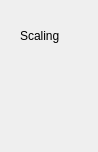
                                 <widget class="QWidget" name="TabLiquidRescale">
                                  <property name="geometry">
                                   <rect>
                                    <x>0</x>
                                    <y>0</y>
                                    <width>98</width>
                                    <height>152</height>
                                   </rect>
                                  </property>
                                  <attribute name="label">
                                   <string>Seam carving (*)</string>
                                  </attribute>
                                  <layout class="QVBoxLayout" name="verticalLayout_265">
                                   <item>
                                    <widget class="QWidget" name="widget_169" native="true">
                                     <layout class="QVBoxLayout" name="verticalLayout_261">
                                      <item>
                                       <widget class="QWidget" name="LqrEnergyWidget" native="true"/>
                                      </item>
                                      <item>
                                       <widget class="QWidget" name="widget_170" native="true">
                                        <layout class="QHBoxLayout" name="horizontalLayout_94">
                                         <property name="sizeConstraint">
                                          <enum>QLayout::SetFixedSize</enum>
                                         </property>
                                         <property name="leftMargin">
                                          <number>0</number>
                                         </property>
                                         <property name="topMargin">
                                          <number>0</number>
                                         </property>
                                         <property name="rightMargin">
                                          <number>0</number>
                                         </property>
                                         <property name="bottomMargin">
                                          <number>0</number>
                                         </property>
                                         <item>
                                          <widget class="QLabel" name="label_12">
                                           <property name="text">
                                            <string>Scaling</string>
                                           </property>
                                          </widget>
                                         </item>
                                         <item>
                                          <widget class="QWidget" name="LqrScalingWidget" native="true"/>
                                         </item>
                                         <item>
                                          <spacer name="horizontalSpacer_71">
                                           <property name="orientation">
                                            <enum>Qt::Horizontal</enum>
                                           </property>
                                           <property name="sizeHint" stdset="0">
                                            <size>
                                             <width>10</width>
                                             <height>20</height>
                                            </size>
                                           </property>
                                          </spacer>
                                         </item>
                                        </layout>
                                       </widget>
                                      </item>
                                      <item>
                                       <widget class="QWidget" name="LqrHorScaleWidget" native="true"/>
                                      </item>
                                      <item>
                                       <widget class="QWidget" name="LqrVertScaleWidget" native="true"/>
                                      </item>
                                      <item>
                                       <widget class="QWidget" name="LqrWHContainter" native="true">
                                        <layout class="QHBoxLayout" name="horizontalLayout_92">
                                         <property name="sizeConstraint">
                                          <enum>QLayout::SetFixedSize</enum>
                                         </property>
                                         <property name="leftMargin">
                                          <number>0</number>
                                         </property>
                                         <property name="topMargin">
                                          <number>0</number>
                                         </property>
                                         <property name="rightMargin">
                                          <number>0</number>
                                         </property>
                                         <property name="bottomMargin">
                                          <number>0</number>
                                         </property>
                                         <item>
                                          <widget class="QWidget" name="LqrWidthWidget" native="true"/>
                                         </item>
                                         <item>
                                          <spacer name="horizontalSpacer_72">
                                           <property name="orientation">
                                            <enum>Qt::Horizontal</enum>
                                           </property>
                                           <property name="sizeType">
                                            <enum>QSizePolicy::Fixed</enum>
                                           </property>
                                           <property name="sizeHint" stdset="0">
                                            <size>
                                             <width>5</width>
                                             <height>20</height>
                                            </size>
                                           </property>
                                          </spacer>
                                         </item>
                                         <item>
                                          <widget class="QWidget" name="LqrHeightWidget" native="true"/>
                                         </item>
                                         <item>
                                          <spacer name="horizontalSpacer_701">
                                           <property name="orientation">
                                            <enum>Qt::Horizontal</enum>
                                           </property>
                                           <property name="sizeHint" stdset="0">
                                            <size>
                                             <width>10</width>
                                             <height>20</height>
                                            </size>
                                           </property>
                                          </spacer>
                                         </item>
                                        </layout>
                                       </widget>
                                      </item>
                                      <item>
                                       <widget class="QWidget" name="LqrVertFirstWidget" native="true"/>
                                      </item>
                                     </layout>
                                    </widget>
                                   </item>
                                   <item>
                                    <spacer name="verticalSpacer_34">
                                     <property name="orientation">
                                      <enum>Qt::Vertical</enum>
                                     </property>
                                     <property name="sizeHint" stdset="0">
                                      <size>
                                       <width>20</width>
                                       <height>91</height>
                                      </size>
                                     </property>
                                    </spacer>
                                   </item>
                                  </layout>
                                 </widget>
